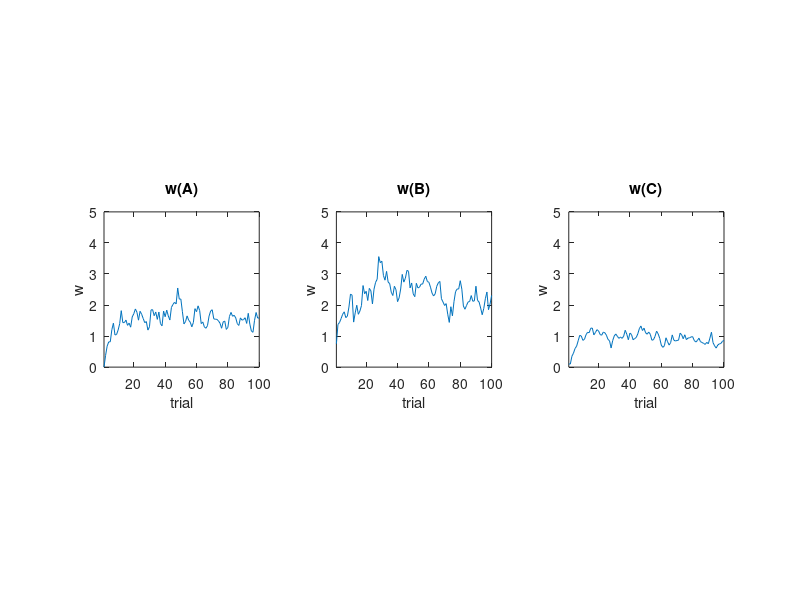
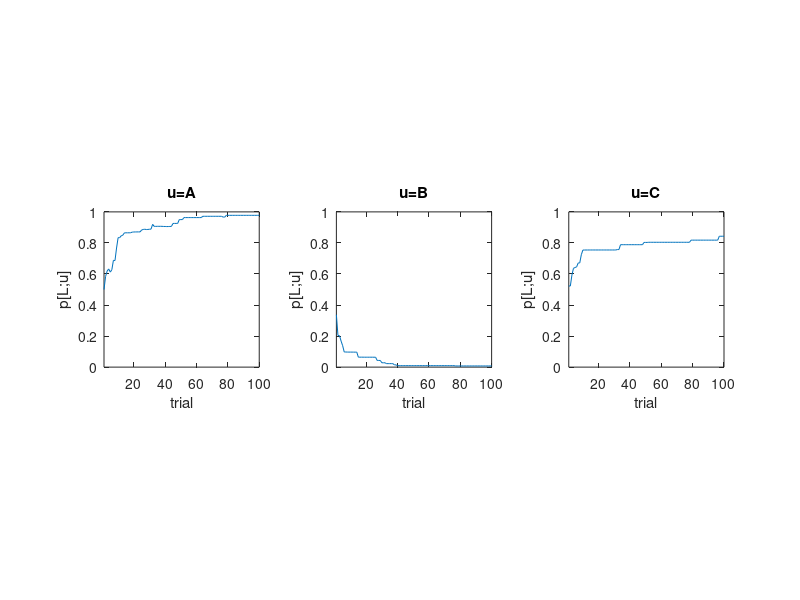

Reproduce these figures in MATLAB, in order.

function actor_critic_maze

clear all
close all

epa = 0.9;
epc = 0.9;
beta = 0.5;

act(1:100,1:2) = 0;
mtbl (1:100,1:2,1:3) = 0;
wgt(1:100,1:3) = 0;

for i = 1:10
    rand('seed',i);
    [a, m, w] = actorcritic_maze(epa, epc, beta, true);
    act = act + a;
    mtbl = mtbl + m;
    wgt = wgt + w;
end

subplot (1,3,1)
plot (wgt(:,1)/10);
axis ([1 100 0 5])
axis square
title ('w(A)')
xlabel('trial')
ylabel ('w')

subplot (1,3,2)
plot (wgt(:,2)/10);
axis ([1 100 0 5])
axis square
title ('w(B)')
xlabel('trial')
ylabel ('w')

subplot (1,3,3)
plot (wgt(:,3)/10);
axis ([1 100 0 5])
axis square
title ('w(C)')
xlabel('trial')
ylabel ('w')

act(1:100,1:2) = 0;
mtbl (1:100,1:2,1:3) = 0;
wgt(1:100,1:3) = 0;

for i = 1:10
    rand('seed',i);
    [a, m, w] = actorcritic_maze(epa, epc, beta, false);
    act = act + a;
    mtbl = mtbl + m;
    wgt = wgt + w;
end

mtbl = mtbl / 10;
for i = 1:100
    pA(i,:) = mysoftmax(mtbl(i,:,1)',beta);
    pB(i,:) = mysoftmax(mtbl(i,:,2)',beta);
    pC(i,:) = mysoftmax(mtbl(i,:,3)',beta);
end

figure;
subplot (1,3,1)
plot (pA(:,1));
axis ([1 100 0 1])
axis square
title ('u=A')
xlabel('trial')
ylabel ('p[L;u]')

subplot (1,3,2)
plot (pB(:,1));
axis ([1 100 0 1])
axis square
title ('u=B')
xlabel('trial')
ylabel ('p[L;u]')

subplot (1,3,3)
plot (pC(:,1));
axis ([1 100 0 1])
axis square
title ('u=C')
xlabel('trial')
ylabel ('p[L;u]')

end

function [atrial, mtrial, wtrial] = actorcritic_maze (beta, epsilon_actor, epsilon_critic, policy_evaluation)
A = 1;
B = 2;
C = 3;
D = 4;
E = 5;
F = 6;
G = 7;

L = 1;
R = 2;

M(1:2,1:3) = 0;
w(1:3) = 0;
v(1:7) = 0;

pos(1) = A; % start at A
v(A) = w(A);

for trial = 1:100
    for t = 1:2

        p = mysoftmax (M(:,pos(t)), beta);
        a(t) = (random('unif', 0, 1) > p(1)) + 1;

        if pos(t) == A && a(t) == L
            pos (t+1) = B;
            r = 0;
        elseif pos(t) == A && a(t) == R
            pos (t+1) = C;
            r = 0;
        elseif pos(t) == B && a(t) == L
            pos (t+1) = D;
            r = 0;
        elseif pos(t) == B && a(t) == R
            pos (t+1) = E;
            r = 5;
        elseif pos(t) == C && a(t) == L
            pos (t+1) = F;
            r = 2;
        else % pos(t) == C && a(t) == R
            pos (t+1) = G;
            r = 0;
        end

        delta = critic (r, v(pos(t+1)), v(pos(t)));
        w (pos(t)) = w(pos(t)) + epsilon_critic * delta;
        v(pos(t)) = w(pos(t));

        if ~policy_evaluation
            M(:,pos(t)) = M(:,pos(t)) + epsilon_actor .* actor(a(t), p) .* delta;
        end

        atrial(trial,t) = a(t);
    end
    wtrial(trial, :) = w;
    mtrial(trial,:,:) = M;
end
end

function y = actor (a, p)

if a == 1
    y(1) = 1 - p(1);
    y(2) = -p(2);
else
    y(1) = -p(1);
    y(2) = 1 - p(2);
end

y = y';

end

function y = critic (r, vnext, v)
y = r + vnext - v;
end

function y = mysoftmax (m, beta)

for i = 1:size(m,1)
    y(i) = exp(beta*m(i))/sum(exp(beta*m));
end

end

